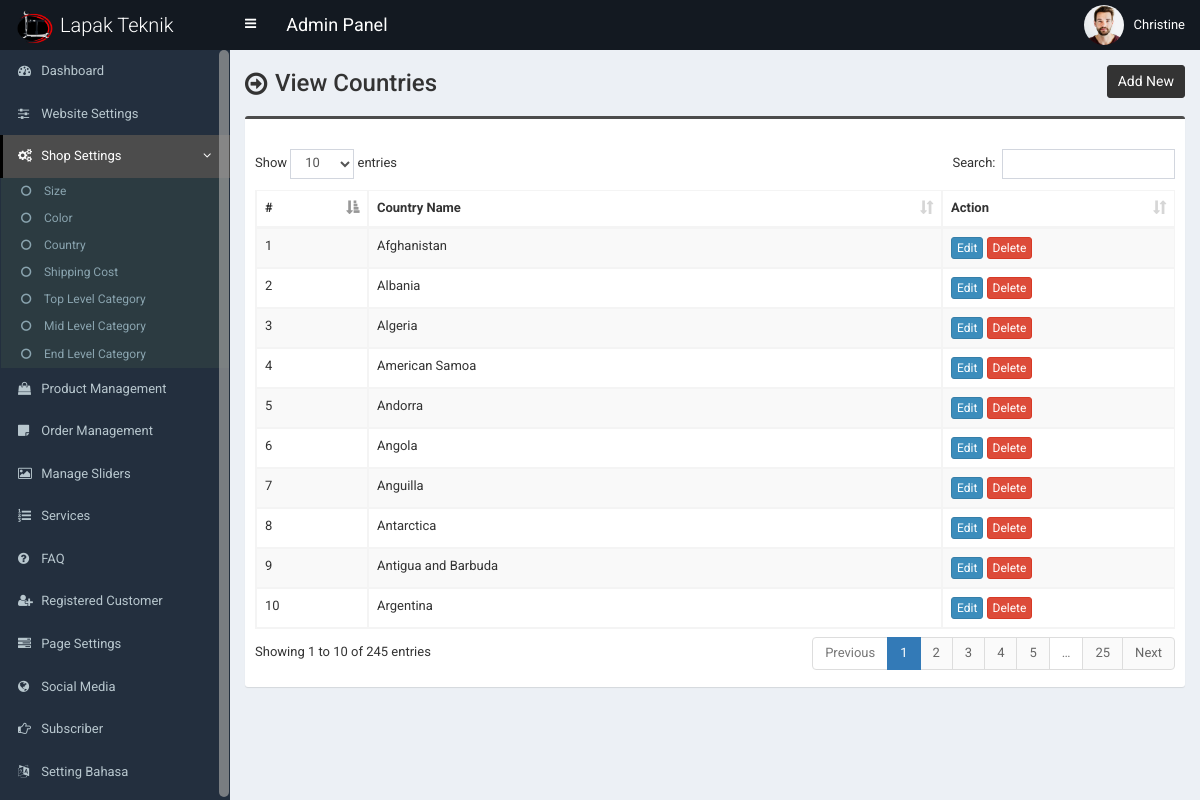
The app's page /admin/country.php (signed in) with its own data.
### tables this page shows
CREATE TABLE `tbl_settings` (
  `id` int(11) NOT NULL,
  `logo` varchar(255) NOT NULL,
  `favicon` varchar(255) NOT NULL,
  `footer_about` text NOT NULL,
  `footer_copyright` text NOT NULL,
  `contact_address` text NOT NULL,
  `contact_email` varchar(255) NOT NULL,
  `contact_phone` varchar(255) NOT NULL,
  `contact_fax` varchar(255) NOT NULL,
  `contact_map_iframe` text NOT NULL,
  `receive_email` varchar(255) NOT NULL,
  `receive_email_subject` varchar(255) NOT NULL,
  `receive_email_thank_you_message` text NOT NULL,
  `forget_password_message` text NOT NULL,
  `total_recent_post_footer` int(10) NOT NULL,
  `total_popular_post_footer` int(10) NOT NULL,
  `total_recent_post_sidebar` int(11) NOT NULL,
  `total_popular_post_sidebar` int(11) NOT NULL,
  `total_featured_product_home` int(11) NOT NULL,
  `total_latest_product_home` int(11) NOT NULL,
  `total_popular_product_home` int(11) NOT NULL,
  `meta_title_home` text NOT NULL,
  `meta_keyword_home` text NOT NULL,
  `meta_description_home` text NOT NULL,
  `banner_login` varchar(255) NOT NULL,
  `banner_registration` varchar(255) NOT NULL,
  `banner_forget_password` varchar(255) NOT NULL,
  `banner_reset_password` varchar(255) NOT NULL,
  `banner_search` varchar(255) NOT NULL,
  `banner_cart` varchar(255) NOT NULL,
  `banner_checkout` varchar(255) NOT NULL,
  `banner_product_category` varchar(255) NOT NULL,
  `banner_blog` varchar(255) NOT NULL,
  `cta_title` varchar(255) NOT NULL,
  `cta_content` text NOT NULL,
  `cta_read_more_text` varchar(255) NOT NULL,
  `cta_read_more_url` varchar(255) NOT NULL,
  `cta_photo` varchar(255) NOT NULL,
  `featured_product_title` varchar(255) NOT NULL,
  `featured_product_subtitle` varchar(255) NOT NULL,
  `latest_product_title` varchar(255) NOT NULL,
  `latest_product_subtitle` varchar(255) NOT NULL,
  `popular_product_title` varchar(255) NOT NULL,
  `popular_product_subtitle` varchar(255) NOT NULL,
  `testimonial_title` varchar(255) NOT NULL,
  `testimonial_subtitle` varchar(255) NOT NULL,
  `testimonial_photo` varchar(255) NOT NULL,
  `blog_title` varchar(255) NOT NULL,
  `blog_subtitle` varchar(255) NOT NULL,
  `newsletter_text` text NOT NULL,
  `paypal_email` varchar(255) NOT NULL,
  `stripe_public_key` varchar(255) NOT NULL,
  `stripe_secret_key` varchar(255) NOT NULL,
  `bank_detail` text NOT NULL,
  `before_head` text NOT NULL,
  `after_body` text NOT NULL,
  `before_body` text NOT NULL,
  `home_service_on_off` int(11) NOT NULL,
  `home_welcome_on_off` int(11) NOT NULL,
  `home_featured_product_on_off` int(11) NOT NULL,
  `home_latest_product_on_off` int(11) NOT NULL,
  `home_popular_product_on_off` int(11) NOT NULL,
  `home_testimonial_on_off` int(11) NOT NULL,
  `home_blog_on_off` int(11) NOT NULL,
  `newsletter_on_off` int(11) NOT NULL,
  `ads_above_welcome_on_off` int(1) NOT NULL,
  `ads_above_featured_product_on_off` int(1) NOT NULL,
  `ads_above_latest_product_on_off` int(1) NOT NULL,
  `ads_above_popular_product_on_off` int(1) NOT NULL,
  `ads_above_testimonial_on_off` int(1) NOT NULL,
  `ads_category_sidebar_on_off` int(1) NOT NULL
);

CREATE TABLE `tbl_country` (
  `country_id` int(11) NOT NULL,
  `country_name` varchar(100) NOT NULL DEFAULT ''
);

### admin/country.php (the view, shortened to what this page needs)
<?php require_once('header.php'); ?>
<section class="content-header">
	<div class="content-header-left">
		<h1>View Countries</h1>
	</div>
	<div class="content-header-right">
		<a href="country-add.php" class="btn btn-primary btn-sm">Add New</a>
	</div>
</section>
<section class="content">
  <div class="row">
    <div class="col-md-12">
      <div class="box box-info">
        <div class="box-body table-responsive">
          <table id="example1" class="table table-bordered table-hover table-striped">
			<thead>
			    <tr>
			        <th>#</th>
			        <th>Country Name</th>
			        <th>Action</th>
			    </tr>
			</thead>
            <tbody>
            	<?php
            	$i=0;
            	$statement = $pdo->prepare("SELECT * FROM tbl_country ORDER BY country_id ASC");
            	$statement->execute();
            	$result = $statement->fetchAll(PDO::FETCH_ASSOC);
            	foreach ($result as $row) {
            		$i++;
            		?>
					<tr>
	                    <td><?php echo $i; ?></td>
	                    <td><?php echo $row['country_name']; ?></td>
	                    <td>
	                        <a href="country-edit.php?id=<?php echo $row['country_id']; ?>" class="btn btn-primary btn-xs">Edit</a>
	                        <a href="#" class="btn btn-danger btn-xs" data-href="country-delete.php?id=<?php echo $row['country_id']; ?>" data-toggle="modal" data-target="#confirm-delete">Delete</a>
	                    </td>
	                </tr>
            		<?php
            	}
            	?>
            </tbody>
          </table>
        </div>
      </div>
</section>
<?php require_once('footer.php'); ?>

### admin/header.php (shortened to what this page needs)
<?php
include("inc/config.php");
$statement = $pdo->prepare("SELECT * FROM tbl_settings WHERE id=1");
$statement->execute();
$result = $statement->fetchAll(PDO::FETCH_ASSOC);
foreach ($result as $row) {
	$favicon = $row['favicon'];
}
?>
<!DOCTYPE html>
<html>
<head>
	<link rel="stylesheet" href="css/bootstrap.min.css">
	<link rel="stylesheet" href="css/font-awesome.min.css">
	<link rel="stylesheet" href="css/ionicons.min.css">
	<link rel="stylesheet" href="css/datepicker3.css">
	<link rel="stylesheet" href="css/all.css">
	<link rel="stylesheet" href="css/select2.min.css">
	<link rel="stylesheet" href="css/dataTables.bootstrap.css">
	<link rel="stylesheet" href="css/jquery.fancybox.css">
	<link rel="stylesheet" href="css/AdminLTE.min.css">
	<link rel="stylesheet" href="css/_all-skins.min.css">
	<link rel="stylesheet" href="css/on-off-switch.css" />
	<link rel="stylesheet" href="css/summernote.css">
	<link rel="stylesheet" href="style.css">
</head>
<body class="hold-transition fixed skin-blue sidebar-mini">
	<div class="wrapper">
		<header class="main-header">
			<a href="index.php" class="logo">
				<span class="logo-lg"><img src="../assets/uploads/<?php echo $favicon; ?>" width="40px"> Lapak Teknik</span>
			</a>
			<nav class="navbar navbar-static-top">
				<a href="#" class="sidebar-toggle" data-toggle="offcanvas" role="button">
				</a>
				<span style="float:left;line-height:50px;color:#fff;padding-left:15px;font-size:18px;">Admin Panel</span>
				<div class="navbar-custom-menu">
					<ul class="nav navbar-nav">
						<li class="dropdown user user-menu">
							<a href="#" class="dropdown-toggle" data-toggle="dropdown">
								<img src="../assets/uploads/<?php echo $_SESSION['user']['photo']; ?>" class="user-image" alt="User Image">
								<span class="hidden-xs"><?php echo $_SESSION['user']['full_name']; ?></span>
							</a>
						</li>
					</ul>
				</div>
			</nav>
		</header>
		<?php $cur_page = substr($_SERVER["SCRIPT_NAME"], strrpos($_SERVER["SCRIPT_NAME"], "/") + 1); ?>
		<aside class="main-sidebar">
			<section class="sidebar">
				<ul class="sidebar-menu">
					<li class="treeview <?php if ($cur_page == 'index.php') {
											echo 'active';
										} ?>">
						<a href="index.php">
							<i class="fa fa-dashboard"></i> <span>Dashboard</span>
						</a>
					</li>
					<li class="treeview <?php if (($cur_page == 'settings.php')) {
											echo 'active';
										} ?>">
						<a href="settings.php">
							<i class="fa fa-sliders"></i> <span>Website Settings</span>
						</a>
					</li>
					<li class="treeview <?php if (($cur_page == 'size.php') || ($cur_page == 'size-add.php') || ($cur_page == 'size-edit.php') || ($cur_page == 'color.php') || ($cur_page == 'color-add.php') || ($cur_page == 'color-edit.php') || ($cur_page == 'country.php') || ($cur_page == 'country-add.php') || ($cur_page == 'country-edit.php') || ($cur_page == 'shipping-cost.php') || ($cur_page == 'shipping-cost-edit.php') || ($cur_page == 'top-category.php') || ($cur_page == 'top-category-add.php') || ($cur_page == 'top-category-edit.php') || ($cur_page == 'mid-category.php') || ($cur_page == 'mid-category-add.php') || ($cur_page == 'mid-category-edit.php') || ($cur_page == 'end-category.php') || ($cur_page == 'end-category-add.php') || ($cur_page == 'end-category-edit.php')) {
											echo 'active';
										} ?>">
						<a href="#">
							<i class="fa fa-cogs"></i>
							<span>Shop Settings</span>
							<span class="pull-right-container">
								<i class="fa fa-angle-left pull-right"></i>
							</span>
						</a>
						<ul class="treeview-menu">
							<li><a href="size.php"><i class="fa fa-circle-o"></i> Size</a></li>
							<li><a href="color.php"><i class="fa fa-circle-o"></i> Color</a></li>
							<li><a href="country.php"><i class="fa fa-circle-o"></i> Country</a></li>
							<li><a href="shipping-cost.php"><i class="fa fa-circle-o"></i> Shipping Cost</a></li>
							<li><a href="top-category.php"><i class="fa fa-circle-o"></i> Top Level Category</a></li>
							<li><a href="mid-category.php"><i class="fa fa-circle-o"></i> Mid Level Category</a></li>
							<li><a href="end-category.php"><i class="fa fa-circle-o"></i> End Level Category</a></li>
						</ul>
					</li>
					<li class="treeview <?php if (($cur_page == 'product.php') || ($cur_page == 'product-add.php') || ($cur_page == 'product-edit.php')) {
											echo 'active';
										} ?>">
						<a href="product.php">
							<i class="fa fa-shopping-bag"></i> <span>Product Management</span>
						</a>
					</li>
					<li class="treeview <?php if (($cur_page == 'order.php')) {
											echo 'active';
										} ?>">
						<a href="order.php">
							<i class="fa fa-sticky-note"></i> <span>Order Management</span>
						</a>
					</li>
					<li class="treeview <?php if (($cur_page == 'slider.php')) {
											echo 'active';
										} ?>">
						<a href="slider.php">
							<i class="fa fa-picture-o"></i> <span>Manage Sliders</span>
						</a>
					</li>
					<li class="treeview <?php if (($cur_page == 'service.php')) {
											echo 'active';
										} ?>">
						<a href="service.php">
							<i class="fa fa-list-ol"></i> <span>Services</span>
						</a>
					</li>
					<li class="treeview <?php if (($cur_page == 'faq.php')) {
											echo 'active';
										} ?>">
						<a href="faq.php">
							<i class="fa fa-question-circle"></i> <span>FAQ</span>
						</a>
					</li>
					<li class="treeview <?php if (($cur_page == 'customer.php') || ($cur_page == 'customer-add.php') || ($cur_page == 'customer-edit.php')) {
											echo 'active';
										} ?>">
						<a href="customer.php">
							<i class="fa fa-user-plus"></i> <span>Registered Customer</span>
						</a>
					</li>
					<li class="treeview <?php if (($cur_page == 'page.php')) {
											echo 'active';
										} ?>">
						<a href="page.php">
							<i class="fa fa-tasks"></i> <span>Page Settings</span>
						</a>
					</li>
					<li class="treeview <?php if (($cur_page == 'social-media.php')) {
											echo 'active';
										} ?>">
						<a href="social-media.php">
							<i class="fa fa-globe"></i> <span>Social Media</span>
						</a>
					</li>
					<li class="treeview <?php if (($cur_page == 'subscriber.php') || ($cur_page == 'subscriber.php')) {
											echo 'active';
										} ?>">
						<a href="subscriber.php">
							<i class="fa fa-hand-o-right"></i> <span>Subscriber</span>
						</a>
					</li>
					<li class="treeview <?php if (($cur_page == 'language.php') || ($cur_page == 'language.php')) {
											echo 'active';
										} ?>">
						<a href="language.php">
							<i class="fa fa-language"></i> <span>Setting Bahasa</span>
						</a>
					</li>
				</ul>
			</section>
		</aside>
		<div class="content-wrapper">

### admin/style.css (style rules this page uses)
body { font-size: 13px; font-family: "Roboto", sans-serif; }
.navbar-nav > .user-menu .user-image { width: 40px; height: 40px; margin-top: -10px; }
.content-header > h1, .content-header .content-header-left h1 { font-family: "Roboto", sans-serif; }
.main-header .logo { text-align: left; }
.main-header .logo .logo-lg { font-family: "Roboto", sans-serif; }
.box-info { padding-top: 20px; }
.sidebar-menu li.active > a > .pull-right-container > .fa-angle-left { -webkit-transform: rotate(90deg); -ms-transform: rotate(90deg); -o-transform: rotate(90deg); transform: rotate(90deg); }
.sidebar-menu li > a > .pull-right-container > .fa-angle-left:before { content: "\f105"; }
.content-header { overflow: hidden; }
.content-header .content-header-left { float: left; padding-top: 5px; }
.content-header .content-header-right { float: right; }
.content-header .content-header-left h1 { margin-top: 0; margin-bottom: 0; padding-left: 30px; padding-bottom: 5px; font-size: 24px; position: relative; }
.content-header .content-header-left h1:before { position: absolute; top: 0; left: 0; font-family: "FontAwesome", sans-serif; font-size: 26px; content: "\f18e"; }
.content-header .content-header-right a { position: relative; font-size: 14px; }
.skin-blue .sidebar-menu > li:hover > a, .skin-blue .sidebar-menu > li.active > a { color: #fff; background: #3c8dbc; border-left-color: #3c8dbc; }
.skin-blue .main-header .logo, .skin-blue .main-header .logo:hover, .skin-blue .main-header .navbar, .skin-blue .main-header .navbar .sidebar-toggle:hover { background-color: #131921; }
.skin-blue .sidebar-menu > li:hover > a, .skin-blue .sidebar-menu > li.active > a { background-color: #4c4c4c; border-left-color: #000000; }
.box.box-info { border-top-color: #4c4c4c; }
.content-header .content-header-right a { background-color: #333333; border-color: #333333; }
.sidebar-menu .treeview-menu > li > a { font-size: 12px; }

### records on screen
tbl_settings: favicon (picture)
tbl_country: country_name "Afghanistan"
tbl_country: country_name "Albania"
tbl_country: country_name "Algeria"
tbl_country: country_name "American Samoa"
tbl_country: country_name "Andorra"
tbl_country: country_name "Angola"
tbl_country: country_name "Anguilla"
tbl_country: country_name "Antarctica"
tbl_country: country_name "Antigua and Barbuda"
tbl_country: country_name "Argentina"

### other values on screen
$_SESSION['user']['full_name'] "Christine"
